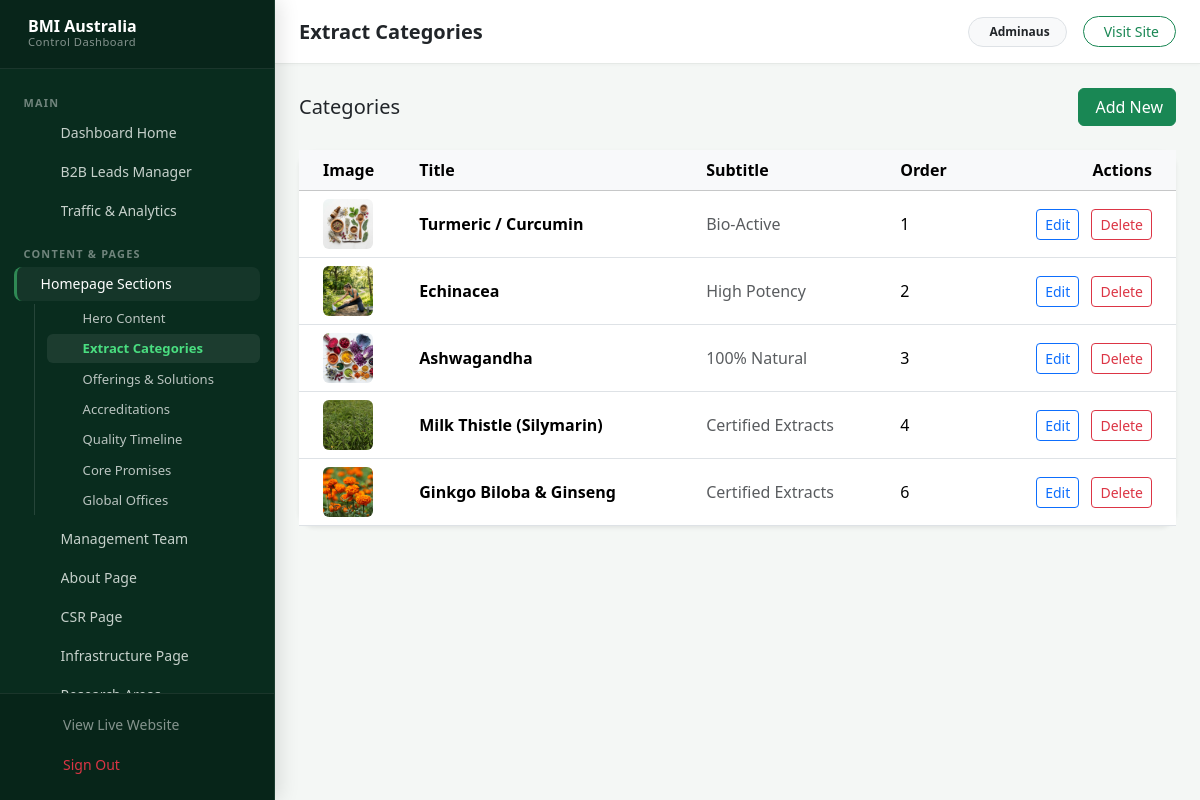
Screenshot of /dashboard/extracts/ (signed in) with the database file from the repository.
### main/models.py (models this page shows, shortened)
class ExtractCategory(models.Model):
    title = models.CharField(max_length=255)
    subtitle = models.CharField(max_length=255, help_text="e.g., Bio-Active")
    description = models.TextField(blank=True, null=True, help_text="Product description")
    image = models.ImageField(upload_to='extracts/', help_text="Background image for the category card")
    order = models.IntegerField(default=0, help_text="Order of appearance")
    class Meta:
        ordering = ['order', 'id']

### main/views.py (the view)
# urls.py: path('dashboard/extracts/', views.manage_extracts, name='manage_extracts'),
@login_required(login_url='dashboard_login')
def manage_extracts(request):
    extracts = ExtractCategory.objects.all()
    return render(request, 'main/dashboard/extracts/list.html', {'extracts': extracts})

### templates/main/dashboard/extracts/list.html (shortened to what this page needs)
{% extends 'main/dashboard/dashboard_base.html' %}
{% block header_title %}Extract Categories{% endblock %}
{% block dashboard_content %}
<div class="d-flex justify-content-between align-items-center mb-4">
    <h5 class="mb-0">Categories</h5>
    <a href="{% url 'add_extract' %}" class="btn btn-success">
         Add New
    </a>
</div>
<div class="card shadow-sm border-0 rounded-4">
    <div class="card-body p-0">
        <div class="table-responsive">
            <table class="table table-hover align-middle mb-0">
                <thead class="table-light">
                    <tr>
                        <th class="ps-4">Image</th>
                        <th>Title</th>
                        <th>Subtitle</th>
                        <th>Order</th>
                        <th class="text-end pe-4">Actions</th>
                    </tr>
                </thead>
                <tbody>
                    {% for extract in extracts %}
                    <tr>
                        <td class="ps-4">
                            {% if extract.image %}
                            <img src="{{ extract.image.url }}" alt="{{ extract.title }}" class="rounded" style="width: 50px; height: 50px; object-fit: cover;">
                            {% else %}
                            <div class="bg-light rounded d-flex align-items-center justify-content-center text-muted" style="width: 50px; height: 50px;">
                                <i class="ph ph-image"></i>
                            </div>
                            {% endif %}
                        </td>
                        <td class="fw-bold">{{ extract.title }}</td>
                        <td class="text-muted">{{ extract.subtitle }}</td>
                        <td>{{ extract.order }}</td>
                        <td class="text-end pe-4">
                            <a href="{% url 'edit_extract' extract.pk %}" class="btn btn-sm btn-outline-primary me-2">
                                 Edit
                            </a>
                            <form action="{% url 'delete_extract' extract.pk %}" method="post" class="d-inline" onsubmit="return confirm('Are you sure you want to delete this extract?');">
                                <button type="submit" class="btn btn-sm btn-outline-danger">
                                     Delete
                                </button>
                            </form>
                        </td>
                    </tr>
                    {% empty %}
                    <tr>
                        <td colspan="5" class="text-center py-4 text-muted">
                            No extracts found. Click "Add New" to add one.
                        </td>
                    </tr>
                    {% endfor %}
                </tbody>
            </table>
        </div>
    </div>
</div>
{% endblock %}

### templates/main/dashboard/dashboard_base.html (shortened to what this page needs)
<!DOCTYPE html>
<html lang="en">
<head>
    <link href="https://cdn.jsdelivr.net/npm/bootstrap@5.3.3/dist/css/bootstrap.min.css" rel="stylesheet">
</head>
<body>
    <div class="d-flex">
        <aside class="sidebar">
            <div class="sidebar-header d-flex align-items-center justify-content-between">
                <a href="{% url 'custom_dashboard' %}" class="d-flex align-items-center gap-2 text-white text-decoration-none">
                    <div>
                        <div class="fw-bold fs-6 tracking-wide lh-1">BMI Australia</div>
                        <div class="text-white-50" style="font-size: 0.7rem; letter-spacing: 0.5px;">Control Dashboard</div>
                    </div>
                </a>
            </div>
            <div class="sidebar-body">
                <div class="sidebar-section-title">Main</div>
                <a href="{% url 'custom_dashboard' %}" class="sidebar-link {% if request.resolver_match.url_name == 'custom_dashboard' %}active{% endif %}">
                    <i class="ph ph-squares-four nav-icon"></i>
                    <span class="nav-label">Dashboard Home</span>
                </a>
                <a href="{% url 'dashboard_manage_leads' %}" class="sidebar-link {% if 'lead' in request.resolver_match.url_name %}active{% endif %}">
                    <i class="ph ph-address-book nav-icon"></i>
                    <span class="nav-label">B2B Leads Manager</span>
                </a>
                <a href="{% url 'dashboard_analytics' %}" class="sidebar-link {% if 'analytics' in request.resolver_match.url_name %}active{% endif %}">
                    <i class="ph ph-chart-line-up nav-icon"></i>
                    <span class="nav-label">Traffic &amp; Analytics</span>
                </a>
                <div class="sidebar-section-title">Content &amp; Pages</div>
                <button class="sidebar-toggle {% if 'edit_index' in request.resolver_match.url_name or 'extract' in request.resolver_match.url_name or 'accreditation' in request.resolver_match.url_name or 'timeline' in request.resolver_match.url_name or 'promise' in request.resolver_match.url_name or 'office' in request.resolver_match.url_name or 'solution' in request.resolver_match.url_name %}active{% endif %}"
                    type="button" data-bs-toggle="collapse" data-bs-target="#indexMenu"
                    aria-expanded="{% if 'edit_index' in request.resolver_match.url_name or 'extract' in request.resolver_match.url_name or 'accreditation' in request.resolver_match.url_name or 'timeline' in request.resolver_match.url_name or 'promise' in request.resolver_match.url_name or 'office' in request.resolver_match.url_name or 'solution' in request.resolver_match.url_name %}true{% else %}false{% endif %}">
                    <span class="sidebar-toggle-main">
                        <span class="nav-label">Homepage Sections</span>
                    </span>
                </button>
                <div class="collapse {% if 'edit_index' in request.resolver_match.url_name or 'extract' in request.resolver_match.url_name or 'accreditation' in request.resolver_match.url_name or 'timeline' in request.resolver_match.url_name or 'promise' in request.resolver_match.url_name or 'office' in request.resolver_match.url_name or 'solution' in request.resolver_match.url_name %}show{% endif %}" id="indexMenu">
                    <div class="sidebar-submenu">
                        <a href="{% url 'edit_index_page' %}" class="sidebar-sublink {% if request.resolver_match.url_name == 'edit_index_page' %}active{% endif %}">
                             Hero Content
                        </a>
                        <a href="{% url 'manage_extracts' %}" class="sidebar-sublink {% if 'extract' in request.resolver_match.url_name %}active{% endif %}">
                             Extract Categories
                        </a>
                        <a href="{% url 'manage_solutions' %}" class="sidebar-sublink {% if 'solution' in request.resolver_match.url_name %}active{% endif %}">
                             Offerings &amp; Solutions
                        </a>
                        <a href="{% url 'manage_accreditations' %}" class="sidebar-sublink {% if 'accreditation' in request.resolver_match.url_name %}active{% endif %}">
                             Accreditations
                        </a>
                        <a href="{% url 'manage_timelines' %}" class="sidebar-sublink {% if 'timeline' in request.resolver_match.url_name %}active{% endif %}">
                             Quality Timeline
                        </a>
                        <a href="{% url 'manage_promises' %}" class="sidebar-sublink {% if 'promise' in request.resolver_match.url_name %}active{% endif %}">
                             Core Promises
                        </a>
                        <a href="{% url 'manage_offices' %}" class="sidebar-sublink {% if 'office' in request.resolver_match.url_name %}active{% endif %}">
                             Global Offices
                        </a>
                    </div>
                </div>
                <a href="{% url 'manage_team' %}" class="sidebar-link {% if 'team' in request.resolver_match.url_name %}active{% endif %}">
                    <i class="ph ph-users nav-icon"></i>
                    <span class="nav-label">Management Team</span>
                </a>
                <a href="{% url 'edit_about_page' %}" class="sidebar-link {% if request.resolver_match.url_name == 'edit_about_page' %}active{% endif %}">
                    <i class="ph ph-info nav-icon"></i>
                    <span class="nav-label">About Page</span>
                </a>
                <a href="{% url 'edit_csr_page' %}" class="sidebar-link {% if request.resolver_match.url_name == 'edit_csr_page' %}active{% endif %}">
                    <i class="ph ph-globe nav-icon"></i>
                    <span class="nav-label">CSR Page</span>
                </a>
                <a href="{% url 'edit_infrastructure_page' %}" class="sidebar-link {% if request.resolver_match.url_name == 'edit_infrastructure_page' %}active{% endif %}">
                    <i class="ph ph-buildings nav-icon"></i>
                    <span class="nav-label">Infrastructure Page</span>
                </a>
                <a href="{% url 'manage_research' %}" class="sidebar-link {% if 'research' in request.resolver_match.url_name %}active{% endif %}">
                    <i class="ph ph-flask nav-icon"></i>
                    <span class="nav-label">Research Areas</span>
                </a>
            </div>
            <div class="sidebar-footer">
                <a href="{% url 'index' %}" target="_blank" class="sidebar-link mb-1 text-white-50">
                    <i class="ph ph-arrow-square-out nav-icon"></i>
                    <span class="nav-label">View Live Website</span>
                </a>
                <a href="{% url 'dashboard_logout' %}" class="sidebar-link text-danger">
                    <i class="ph ph-sign-out nav-icon"></i>
                    <span class="nav-label">Sign Out</span>
                </a>
            </div>
        </aside>
        <main class="flex-grow-1 d-flex flex-column min-vh-100" style="overflow-x: hidden;">
            <div class="topbar px-4 py-3 d-flex justify-content-between align-items-center">
                <div class="d-flex align-items-center gap-2">
                    <h5 class="mb-0 fw-bold text-dark">{% block header_title %}Control Panel{% endblock %}</h5>
                </div>
                <div class="d-flex align-items-center gap-3">
                    <span class="badge bg-light text-dark border px-3 py-2 rounded-pill small">
                        {{ request.user.username|default:"Admin" }}
                    </span>
                    <a href="{% url 'index' %}" target="_blank" class="btn btn-sm btn-outline-success rounded-pill px-3">
                         Visit Site
                    </a>
                </div>
            </div>
            <div class="p-4 flex-grow-1">
                {% block dashboard_content %}{% endblock %}
            </div>
        </main>
    </div>
</body>
</html>

### templates/main/dashboard/dashboard_base.html (style rules this page uses)
:root { --sidebar-width: 275px; --sidebar-bg: #092c1e; --sidebar-hover: rgba(255, 255, 255, 0.08); --sidebar-active: rgba(25, 135, 84, 0.38); --sidebar-text: rgba(240, 245, 242, 0.82); --sidebar-accent: #4ade80; }
body { background-color: #f4f7f5; color: #212529; font-family: system-ui, -apple-system, "Segoe UI", Roboto, "Helvetica Neue", Arial, sans-serif; margin: 0; padding: 0; overflow-x: hidden; }
.sidebar { width: var(--sidebar-width); min-width: var(--sidebar-width); height: 100vh; position: sticky; top: 0; background: var(--sidebar-bg); color: #ffffff; display: flex; flex-direction: column; border-right: 1px solid rgba(255, 255, 255, 0.08); box-shadow: 4px 0 20px rgba(0, 0, 0, 0.12); z-index: 1040; }
.sidebar-header { padding: 1.1rem 1.25rem; border-bottom: 1px solid rgba(255, 255, 255, 0.08); background: rgba(0, 0, 0, 0.15); }
.sidebar-body { flex: 1; overflow-y: auto; overflow-x: hidden; padding: 0.75rem 0.85rem; }
.sidebar-footer { padding: 0.85rem 1rem; border-top: 1px solid rgba(255, 255, 255, 0.08); background: rgba(0, 0, 0, 0.15); }
.sidebar-section-title { font-size: 0.68rem; font-weight: 700; text-transform: uppercase; letter-spacing: 1.2px; color: rgba(255, 255, 255, 0.42); padding: 14px 10px 4px 10px; margin: 0; user-select: none; }
.sidebar-link { display: flex; align-items: center; gap: 12px; padding: 8px 12px; border-radius: 8px; color: var(--sidebar-text); text-decoration: none; font-size: 0.875rem; font-weight: 500; line-height: 1.3; transition: all 0.18s ease; margin-bottom: 3px; border-left: 3px solid transparent; }
.sidebar-link .nav-icon { width: 20px; height: 20px; font-size: 1.15rem; display: inline-flex; align-items: center; justify-content: center; flex-shrink: 0; opacity: 0.88; }
.sidebar-link .nav-label { flex: 1; white-space: nowrap; overflow: hidden; text-overflow: ellipsis; }
.sidebar-toggle { display: flex; align-items: center; justify-content: space-between; width: 100%; padding: 8px 12px; border-radius: 8px; color: var(--sidebar-text); text-decoration: none; font-size: 0.875rem; font-weight: 500; line-height: 1.3; background: transparent; border: none; cursor: pointer; transition: all 0.18s ease; margin-bottom: 3px; border-left: 3px solid transparent; text-align: left; }
.sidebar-toggle.active { background: rgba(255, 255, 255, 0.05); color: #ffffff; border-left-color: rgba(74, 222, 128, 0.5); }
.sidebar-toggle-main { display: flex; align-items: center; gap: 12px; flex: 1; overflow: hidden; }
.sidebar-submenu { margin-left: 20px; padding-left: 12px; border-left: 1px solid rgba(255, 255, 255, 0.12); margin-top: 2px; margin-bottom: 6px; }
.sidebar-sublink { display: flex; align-items: center; gap: 10px; padding: 6px 10px; border-radius: 6px; color: rgba(255, 255, 255, 0.72); text-decoration: none; font-size: 0.82rem; line-height: 1.25; transition: all 0.15s ease; margin-bottom: 2px; }
.sidebar-sublink:hover, .sidebar-sublink.active { color: #ffffff; background: rgba(255, 255, 255, 0.08); }
.sidebar-sublink.active { color: var(--sidebar-accent); font-weight: 600; }
.topbar { background: #ffffff; border-bottom: 1px solid #e5e9e6; box-shadow: 0 1px 4px rgba(0, 0, 0, 0.03); position: sticky; top: 0; z-index: 1020; }

### rows the page displays
ExtractCategory: image (picture), title "Turmeric / Curcumin", subtitle "Bio-Active", order "1"
ExtractCategory: image (picture), title "Echinacea", subtitle "High Potency", order "2"
ExtractCategory: image (picture), title "Ashwagandha", subtitle "100% Natural", order "3"
ExtractCategory: image (picture), title "Milk Thistle (Silymarin)", subtitle "Certified Extracts", order "4"
ExtractCategory: image (picture), title "Ginkgo Biloba & Ginseng", subtitle "Certified Extracts", order "6"

### other values shown
{{ request.user.username|default:"Admin" }} "Adminaus"
